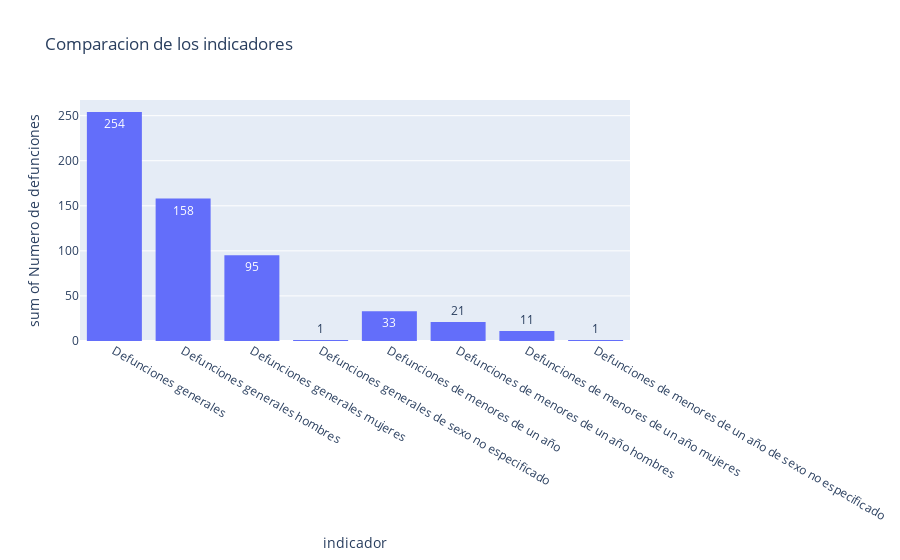

Notebook code for this chart:
### Code cell
bar = px.histogram(no_especificado,x='indicador',y='valor',labels={'valor':'Numero de defunciones'},title='Comparacion de los indicadores',text_auto=True)

bar.show()

### Figure 1 — Plotly figure (JSON) as saved in the notebook; plotly's stock layout.template omitted (floating-point values rounded to 4 significant figures; data arrays with more than 128 entries replaced by an {"elided": "..."} marker saying what was removed)
{"data": [{"alignmentgroup": "True", "bingroup": "x", "histfunc": "sum", "hovertemplate": "indicador=%{x}<br>sum of Numero de defunciones=%{y}<extra></extra>", "legendgroup": "", "marker": {"color": "#636efa", "pattern": {"shape": ""}}, "name": "", "offsetgroup": "", "orientation": "v", "showlegend": false, "texttemplate": "%{value}", "type": "histogram", "x": {"elided": "220 str values"}, "xaxis": "x", "y": {"elided": "220 int values"}, "yaxis": "y"}], "layout": {"barmode": "relative", "legend": {"tracegroupgap": 0}, "title": {"text": "Comparacion de los indicadores"}, "xaxis": {"anchor": "y", "domain": [0, 1], "title": {"text": "indicador"}}, "yaxis": {"anchor": "x", "domain": [0, 1], "title": {"text": "sum of Numero de defunciones"}}}}
